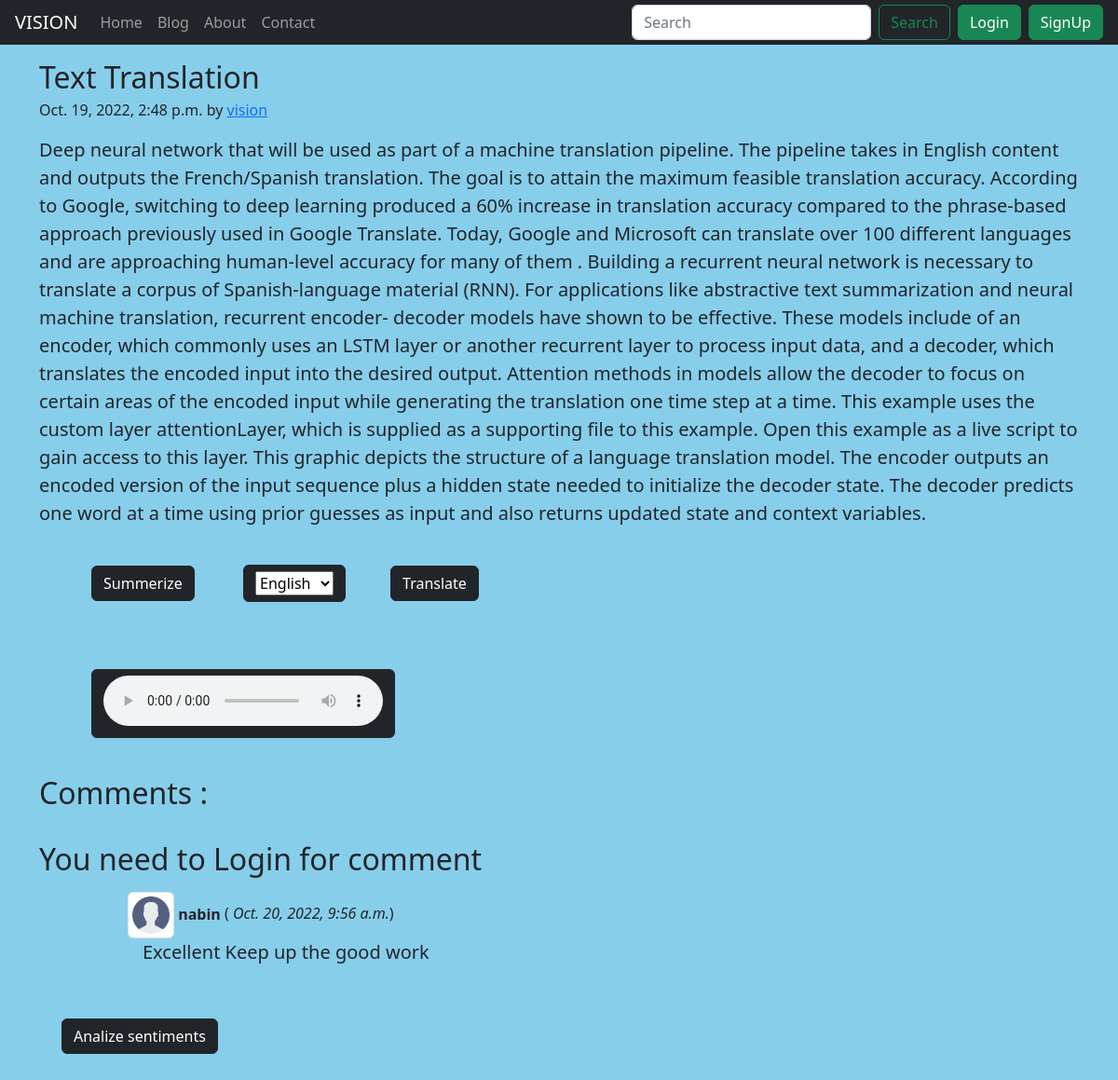
Page /blog/text_translation on the committed database.
### blog/models.py (models this page shows, shortened)
class Postblog(models.Model):
    sno=models.AutoField(primary_key=True)
    title=models.CharField(max_length=50)
    author=models.CharField(max_length=13)
    content=models.TextField()
    slug=models.CharField(max_length=130)
    timeStamp= models.DateTimeField(blank=True)

class BlogComment(models.Model):
    sno= models.AutoField(primary_key=True)
    comment=models.TextField()
    user=models.ForeignKey(User,on_delete=models.CASCADE)
    post=models.ForeignKey(Postblog,on_delete=models.CASCADE)
    parent=models.ForeignKey('self',on_delete=models.CASCADE,null=True)
    timestamp=models.DateTimeField(default=now)

### blog/views.py (the view)
# urls.py: path('<str:slug>', views.blogPost, name='blogPost'),
def blogPost(request,slug):
    post = Postblog.objects.filter(slug=slug).first()
    comments=BlogComment.objects.filter(post=post)
    context={"post":post,"comments":comments }
    return render(request,"blog/blogPost.html",context)

### templates/blog/blogPost.html (shortened to what this page needs)
{% extends 'base.html' %}
{%block blogactive%}active{%endblock blogactive%}
{% block body %}
<div class="container my-3">
  <article class="blog-post">
    <h2 class="blog-post-title mb-1">{{post.title}}</h2>
    <p clss="blog-post-meta ">{{post.timeStamp}} by <a href="#">{{post.author}}</a></p>
    <p id="content" class='blockquote'>{{post.content}} </p>
    <ul>
      <button type="button" id="summer" class="summerize btn btn-dark m-4">Summerize</button>
      <button type="submit" class="btn btn-dark m-4">
        <form method="POST" action="#" id="translate">{% csrf_token %}
          <select id="inputState" name="lang">
            <option selected value="en">English</option>
          </select>
          <button type="submit" class="btn btn-dark m-4">Translate</button>
        </form>
        <button type="button" class="speech btn btn-dark m-4">
          {% load gTTS %}
          <audio src="{% say 'en-us' post.content %}" controls></audio>
        </button>
      </button>
    </ul>
</div>
<section class="container my-2">
  <h2>Comments :</h2>
  <br>
  {% if user.is_authenticated %}
  <form action="/blog/postComment" method="POST">
    <div>
      <label for="inputEmail4" class="form-label">{{comment.user.username}}</label>
      {% csrf_token %}
      <input type="text" name="comments" placeholder="enter Your comment">
      <input type="hidden"  name="postSno" value='{{post.sno}}'>
      <button type="Submit" class="btn btn-primary" value="Submit"> Submit
      </button>
    </div>
  </form>
  {% else %} <h2>You need to Login for comment</h2>
  {% endif %}
  {% for comment in comments %}
  <div>
    <div class="row my-3">
      <div class="col-md-1">
      </div>
      <div class="col-md-11 "><b><img src="/static/img/user.png" class="img-thumbnail" width=50 height=50 alt="user">
          {{comment.user.username }} </b> ( <i>{{comment.timestamp}}</i>)
        <div class='comments blockquote mx-3'>{{ comment.comment }}</div>
      </div>
    </div>
  </div>
  {% endfor %}
  <div class="d-flex justify-content-left ml-20">
    <button type="button" id ="senti" class="btn btn-dark m-4 ">Analize sentiments</button><span style="margin-top: 29px;"><label id="dispsenti" class=""></label></span>
  </div>
</section>
{% endblock body %}

### rows in the picture
Postblog: title "Text Translation", timeStamp "Oct. 19, 2022, 2:48 p.m.", author "vision", content "Deep neural network that will be used as part of a machine translation pipeline. The pipeline takes in English content and outputs the French/Spanish translation. The goal is to attain the maximum feasible translation accuracy. According to Google, switching to deep learning produced a 60% increase in translation accuracy compared to the phrase-based approach previously used in Google Translate. Today, Google and Microsoft can translate over 100 different languages and are approaching human-level accuracy for many of them . Building a recurrent neural network is necessary to translate a corpus of Spanish-language material (RNN). For applications like abstractive text summarization and…"
BlogComment: user.username "nabin", timestamp "Oct. 20, 2022, 9:56 a.m.", comment "Excellent Keep up the good work"
